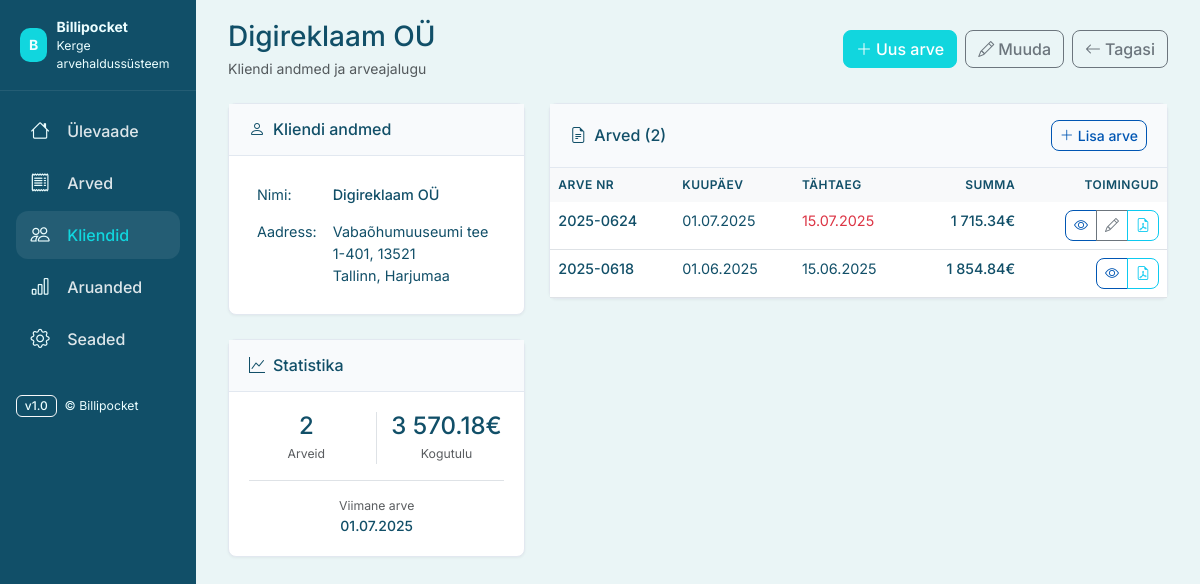
Before: /clients/4 with the older database file.
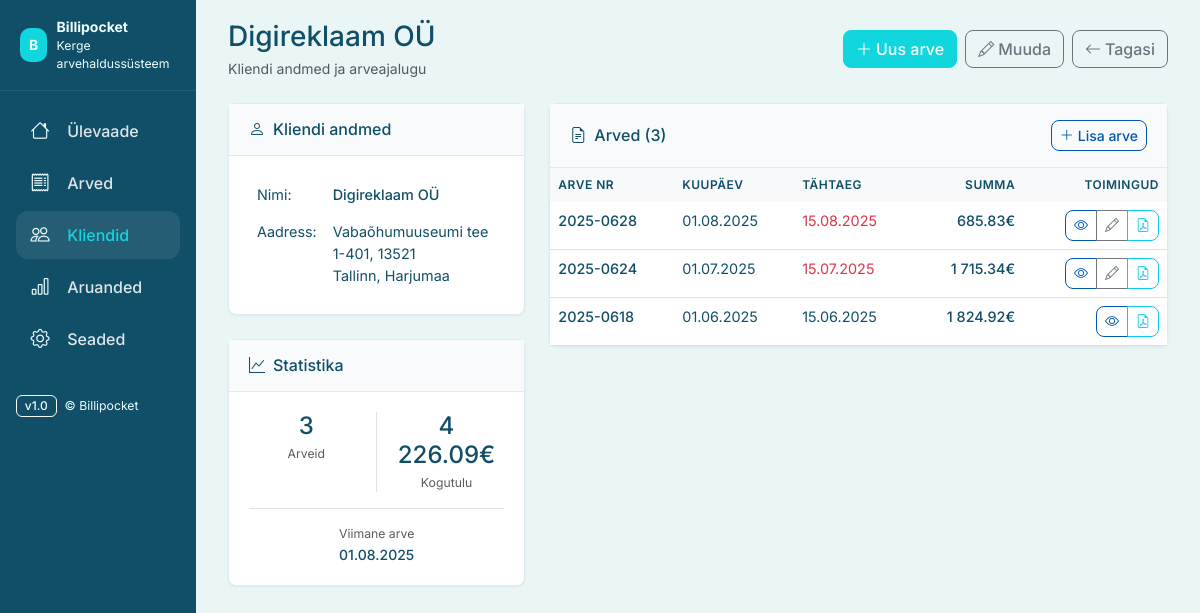
After: the same page with the newer database file.
### app/models.py (models this page shows, shortened)
class Invoice(db.Model):
    __tablename__ = 'invoices'
    id = db.Column(db.Integer, primary_key=True)
    number = db.Column(db.String(20), nullable=False, unique=True)
    client_id = db.Column(db.Integer, db.ForeignKey('clients.id'), nullable=False)
    date = db.Column(db.Date, nullable=False, default=date.today)
    due_date = db.Column(db.Date, nullable=False)
    subtotal = db.Column(db.Numeric(10, 2), nullable=False, default=0)
    vat_rate_id = db.Column(db.Integer, db.ForeignKey('vat_rates.id'), nullable=True)  # Reference to VatRate
    vat_rate = db.Column(db.Numeric(5, 2), nullable=False, default=24)  # Keep for backward compatibility
    total = db.Column(db.Numeric(10, 2), nullable=False, default=0)
    status = db.Column(db.String(20), nullable=False, default='maksmata')  # maksmata, makstud
    payment_terms = db.Column(db.String(50), nullable=True)  # e.g., "14 päeva"
    client_extra_info = db.Column(db.Text, nullable=True)  # Additional client notes
    note = db.Column(db.Text, nullable=True)  # Order/reference/project notes
    note_label_id = db.Column(db.Integer, db.ForeignKey('note_labels.id'), nullable=True)  # Reference to selected note label
    announcements = db.Column(db.Text, nullable=True)  # Info ja Teadaanded
    pdf_template = db.Column(db.String(20), nullable=True, default='standard')  # PDF template preference
    created_at = db.Column(db.DateTime, default=datetime.utcnow)
    updated_at = db.Column(db.DateTime, default=datetime.utcnow, onupdate=datetime.utcnow)
    lines = db.relationship('InvoiceLine', backref='invoice', lazy=True, cascade='all, delete-orphan')
    note_label_obj = db.relationship('NoteLabel', foreign_keys=[note_label_id], lazy='select')
    __table_args__ = (
        db.CheckConstraint('subtotal >= 0', name='check_subtotal_positive'),
        db.CheckConstraint('total >= 0', name='check_total_positive'),
        db.CheckConstraint('vat_rate >= 0', name='check_vat_rate_positive'),
        db.CheckConstraint("status IN ('maksmata', 'makstud')", name='check_status_valid'),
    )
    @property
    def is_overdue(self):
        return self.due_date < date.today() and self.status == 'maksmata'

### app/routes/clients.py (the view)
@clients_bp.route('/clients/<int:client_id>')
def view_client(client_id):
    client = Client.query.get_or_404(client_id)
    invoices = Invoice.query.filter_by(client_id=client_id).order_by(Invoice.date.desc()).all()
    return render_template('client_detail.html', client=client, invoices=invoices)

### app/models.py (called while the page is built)
    @property
    def invoice_count(self):
        return len(self.invoices)

    @property
    def last_invoice_date(self):
        if self.invoices:
            return max(invoice.date for invoice in self.invoices)
        return None

    @property
    def total_revenue(self):
        return sum(invoice.total for invoice in self.invoices)

### templates/client_detail.html (shortened to what the changed rows need)
{% extends 'layout.html' %}
{% block extra_css %}
<link rel="stylesheet" href="https://cdn.jsdelivr.net/npm/bootstrap-icons@1.11.3/font/bootstrap-icons.css">
{% endblock %}
{% block content %}
<section id="client-detail" class="mb-4">
  <div class="d-flex justify-content-between align-items-center mb-4">
    <div>
      <h1 class="h3 mb-1">{{ client.name }}</h1>
    </div>
  </div>
  <div class="row">
    <div class="col-lg-4">
      <div class="bp-card mb-4">
        <div class="bp-card-header">
          <h2 class="h6 m-0">
            <i class="bi bi-person me-2"></i>Kliendi andmed
          </h2>
        </div>
      </div>
      <div class="bp-card">
        <div class="bp-card-body">
          <div class="row text-center">
            <div class="col-6 border-end">
              <div class="h4 mb-1 text-primary">{{ client.invoice_count }}</div>
              <div class="small text-muted">Arveid</div>
            </div>
            <div class="col-6">
              <div class="h4 mb-1 text-success">{{ client.total_revenue|currency }}€</div>
              <div class="small text-muted">Kogutulu</div>
            </div>
          </div>
          {% if client.last_invoice_date %}
          <div class="text-center mt-3 pt-3 border-top">
            <div class="small text-muted">Viimane arve</div>
            <div class="fw-medium">{{ client.last_invoice_date.strftime('%d.%m.%Y') }}</div>
          </div>
          {% endif %}
        </div>
      </div>
    </div>
    <div class="col-lg-8">
      <div class="bp-card">
        <div class="bp-card-header d-flex justify-content-between align-items-center">
          <h3 class="h6 m-0">
            <i class="bi bi-file-earmark-text me-2"></i>Arved ({{ invoices|length }})
          </h3>
          <a href="{{ url_for('invoices.new_invoice') }}?client_id={{ client.id }}" class="btn btn-outline-primary btn-sm">
            <i class="bi bi-plus-lg me-1"></i>Lisa arve
          </a>
        </div>
        <div class="bp-card-body p-0">
          {% if invoices %}
          <div class="table-responsive">
            <table class="table table-hover mb-0">
              <thead class="table-light">
                <tr>
                  <th class="border-0">Arve nr</th>
                  <th class="border-0">Kuupäev</th>
                  <th class="border-0">Tähtaeg</th>
                  <th class="border-0 text-end">Summa</th>
                  <th class="border-0 text-end">Toimingud</th>
                </tr>
              </thead>
              <tbody>
                {% for invoice in invoices %}
                <tr>
                  <td>
                    <a href="{{ url_for('invoices.view_invoice', invoice_id=invoice.id) }}"
                       class="text-decoration-none fw-medium">
                      {{ invoice.number }}
                    </a>
                  </td>
                  <td>{{ invoice.date.strftime('%d.%m.%Y') }}</td>
                  <td>
                    <span class="{% if invoice.is_overdue %}text-danger{% endif %}">
                      {{ invoice.due_date.strftime('%d.%m.%Y') }}
                    </span>
                  </td>
                  <td class="text-end">
                    <span class="fw-medium">{{ invoice.total|currency }}€</span>
                  </td>
                  <td class="text-end">
                    <div class="btn-group btn-group-sm" role="group">
                      <a href="{{ url_for('invoices.view_invoice', invoice_id=invoice.id) }}"
                         class="btn btn-outline-primary"
                         title="Vaata arvet">
                        <i class="bi bi-eye"></i>
                      </a>
                      {% if invoice.status != 'makstud' %}
                      <a href="{{ url_for('invoices.edit_invoice', invoice_id=invoice.id) }}"
                         class="btn btn-outline-secondary"
                         title="Muuda arvet">
                        <i class="bi bi-pencil"></i>
                      </a>
                      {% endif %}
                      <a href="{{ url_for('pdf.invoice_pdf', id=invoice.id, template='standard') }}"
                         class="btn btn-outline-info"
                         target="_blank"
                         title="PDF">
                        <i class="bi bi-file-earmark-pdf"></i>
                      </a>
                    </div>
                  </td>
                </tr>
                {% endfor %}
              </tbody>
            </table>
          </div>
          {% endif %}
        </div>
      </div>
    </div>
  </div>
</section>
{% endblock %}

Changed rows visible on the page:
changed Invoice (number 1 of 3 on the later page): total_revenue "3 570.18" → "4 226.09"; last_invoice_date "01.07.2025" → "01.08.2025"; total "1 854.84" → "1 824.92"
added Invoice: number "2025-0628", date "01.08.2025", due_date "15.08.2025", total "685.83"
Other visible differences:
{{ client.invoice_count }}: "2" → "3"
{{ invoices|length }}: "2" → "3"
